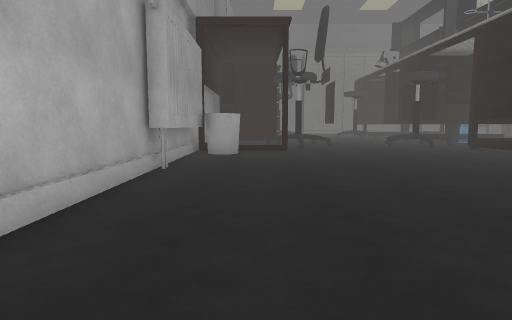
view 1 (above)

20 first-person views from a walk through a scene from a Unity 3-D project. The camera is 1.2 m above the floor, tilts 6° down and sees 75° across. The floor is counted in squares, 1 m on a side. Each view is taken from the middle of a square. On the plan, view 1 faces up. The plan holds only what a view shows up to about 14 squares ahead; the rest is blank. The place goes on beyond the plan. The player character is not drawn. Some surface patterns are stand-ins.

view 2
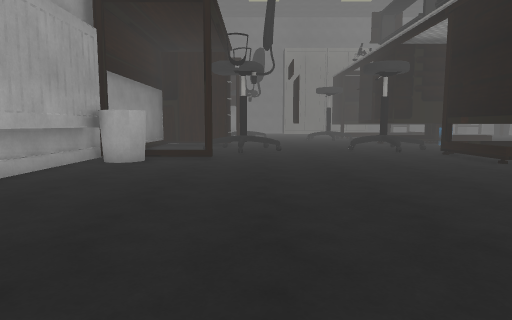

view 3
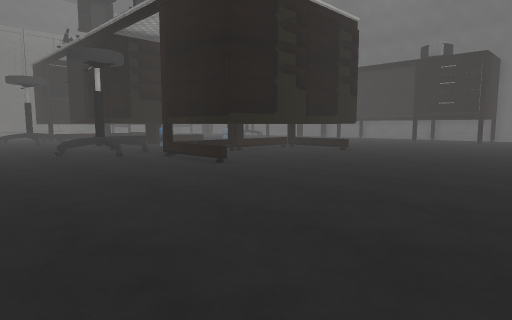

view 4
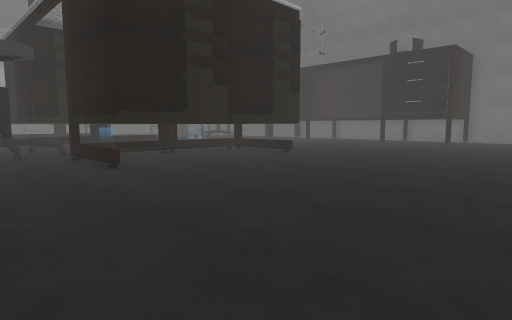

view 5
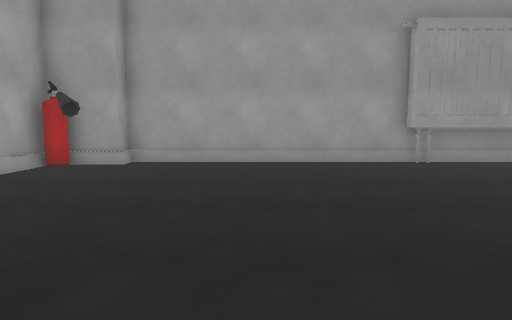

view 6
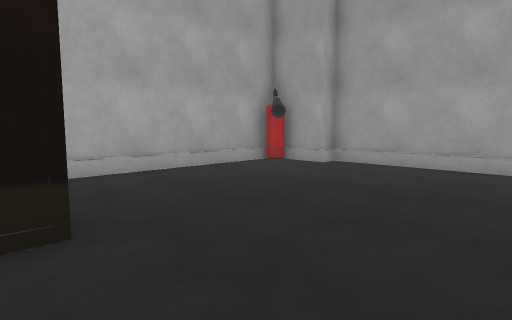

view 7
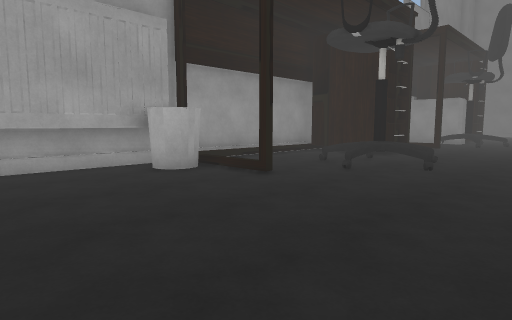

view 8
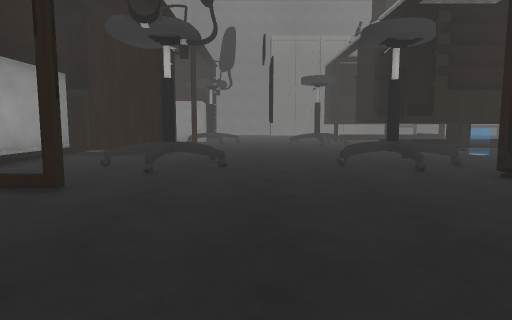

view 9
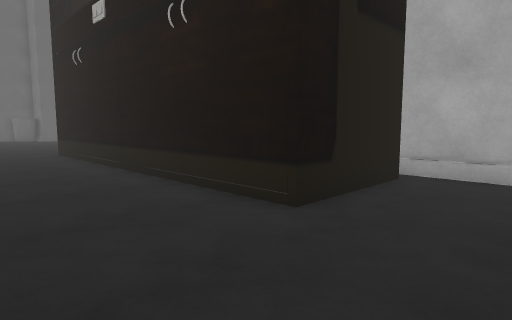

view 10
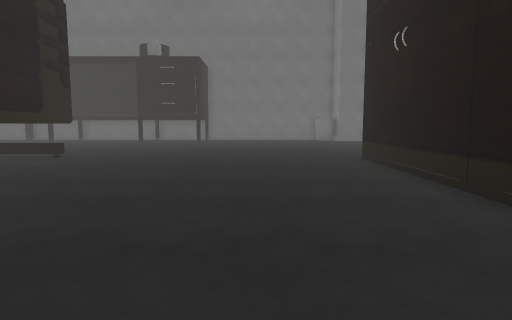

view 11
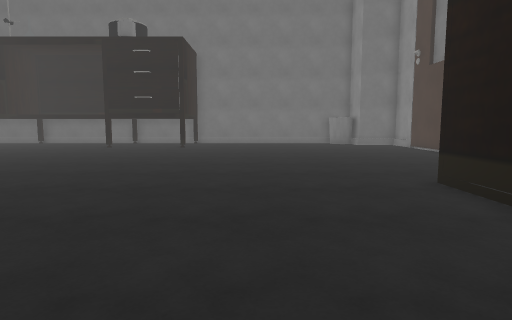

view 12
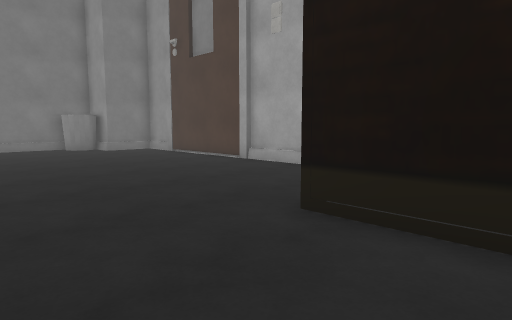

view 13
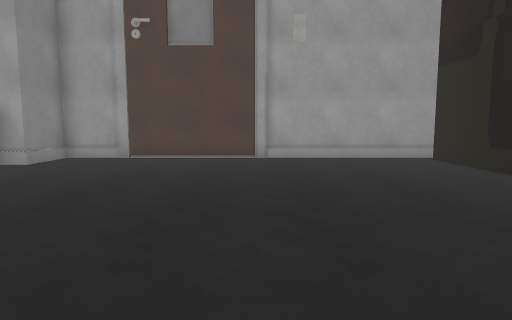

view 14
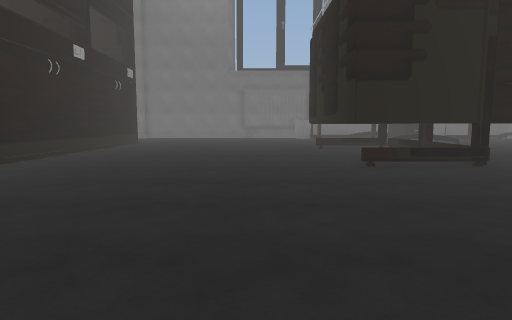

view 15
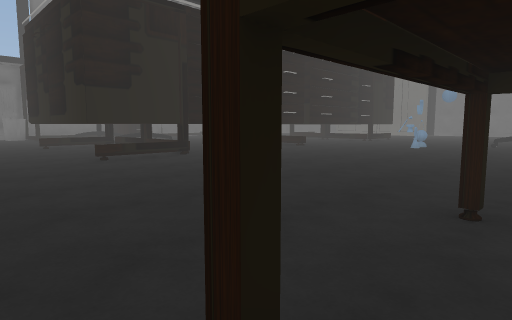

view 16
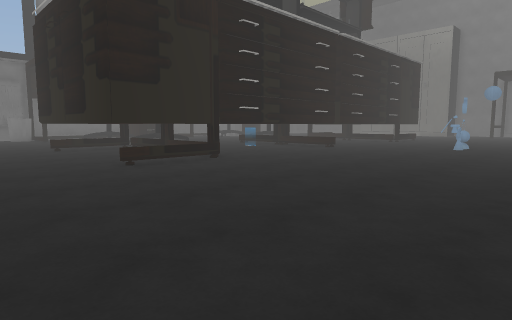

view 17
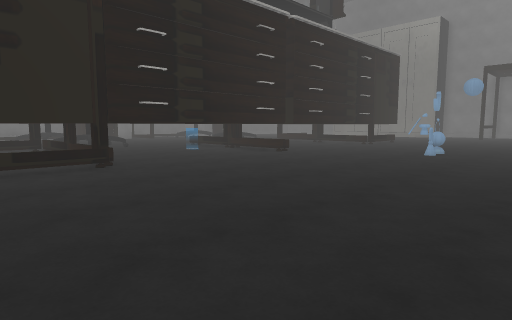

view 18
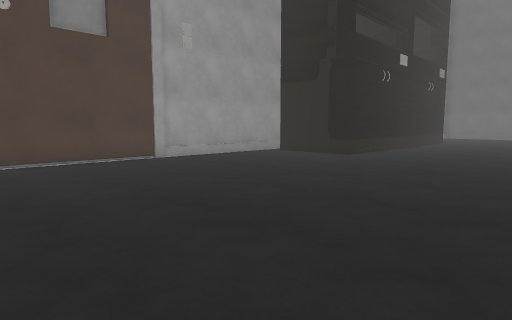

view 19
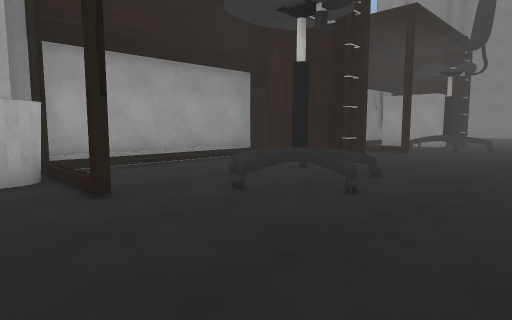

view 20
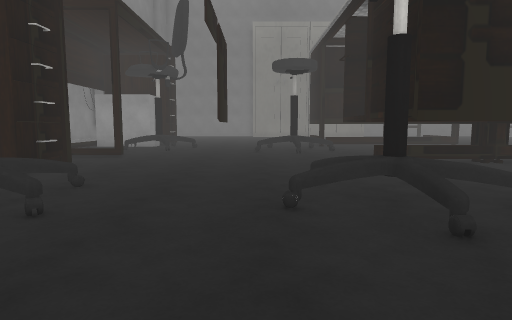

### Floor plan
Key: @ floor where view 1 was taken; # wall or solid block; . floor; / step, stairs or slope; O other object.
Columns run from 3 left of view 1 to 30 right of it. Each row starts with its distance up from view 1.
 29        ..   O               ..
 28      .........#           OO..
 27     /#...#....#  #        .O..
 26     .....#....#  #       .O...
 25     ......... #  ##     ........
 24     #........ #  ##   ..........
 23     #.........#  #   #..........
 22 #####.........####   #..........
 21 #................    #..........
 20 #....OO.....OO...    #..........
 19 #...OOO....OOO..     #...........
 18 #....O..........     #...........
 17 #.............########...........
 16 #.............#      #...........
 15 ###O#.........#      #...........
 14 ###...........#      #..........#
 13  #............########..........#
 12  #..............................#
 11  #..............................#
 10 ##..............................#
  9 ##.............................. .
  8 #................................
  7 #.................................
  6 #.................................
  5 #.................................
  4 #.................................
  3 #.................................
  2 #........#############............
  1 #........#           #............
  0 #..@.....#           #............
 -1 ##O......#           #............
 -2  #########           #############

Where each view was taken, in squares from view 1:
view 1: 0 up, 0 right, facing up
view 2: 3 up, 3 right, facing up
view 3: 5 up, 4 right, facing up-right
view 4: 4 up, 7 right, facing up-right
view 5: 4 up, 8 right, facing left
view 6: 6 up, 7 right, facing down-left
view 7: 9 up, 7 right, facing up-left
view 8: 9 up, 5 right, facing up
view 9: 6 up, 3 right, facing down-right
view 10: 6 up, 6 right, facing right
view 11: 6 up, 11 right, facing right
view 12: 6 up, 15 right, facing down-right
view 13: 10 up, 24 right, facing down
view 14: 10 up, 28 right, facing left
view 15: 9 up, 30 right, facing up-left
view 16: 9 up, 28 right, facing up-left
view 17: 13 up, 28 right, facing up-left
view 18: 9 up, 30 right, facing down-left
view 19: 13 up, 7 right, facing up-left
view 20: 14 up, 7 right, facing up
